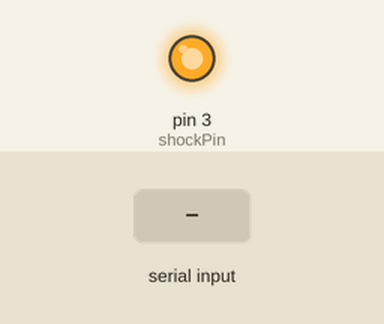
Recording of a sketch running on a simulated Arduino Uno, built with avr-gcc and run on an emulated ATmega328P. Parts: output pins drawn as LEDs (lit = HIGH). The test bench sets the inputs (shaded band).

Above: at 1.2 s.
1.3 s: "SHOCK_ON\n" received over Serial
At 2.5 s:
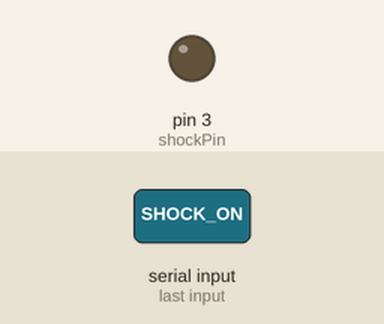
2.8 s: "SHOCK_OFF\n" received over Serial
At 3.6 s:
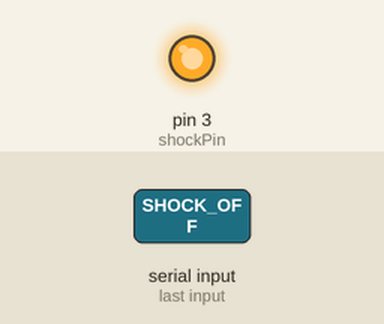
Timing chart, 0 to 5.8 s (numbered marks = the images above; inputs shaded):
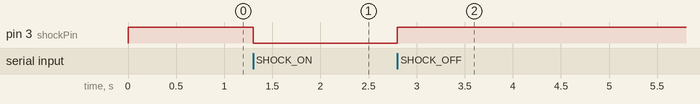

The sketch:

shock.ino
```cpp
const int shockPin = 3;
const int cameraTriggerPin = 2;

void setup() {
  pinMode(shockPin, OUTPUT);
  digitalWrite(shockPin, HIGH); // OFF (active-low)

  pinMode(cameraTriggerPin, OUTPUT);
  digitalWrite(cameraTriggerPin, LOW);

  Serial.begin(115200);
}

void loop() {
  if (Serial.available()) {
    String cmd = Serial.readStringUntil('\n');
    cmd.trim();

    if (cmd == "SHOCK_ON") {
      digitalWrite(shockPin, LOW);
    }

    else if (cmd == "SHOCK_OFF") {
      digitalWrite(shockPin, HIGH);
    }

    else if (cmd == "CAMERA_ON") {
      digitalWrite(cameraTriggerPin, HIGH);
    }

    else if (cmd == "CAMERA_OFF") {
      digitalWrite(cameraTriggerPin, LOW);
    }
  }
}
```

Measured:
- after the input at 1.3 s, pin 3 (shockPin): HIGH → LOW at once
- after the input at 2.8 s, pin 3 (shockPin): LOW → HIGH at once
